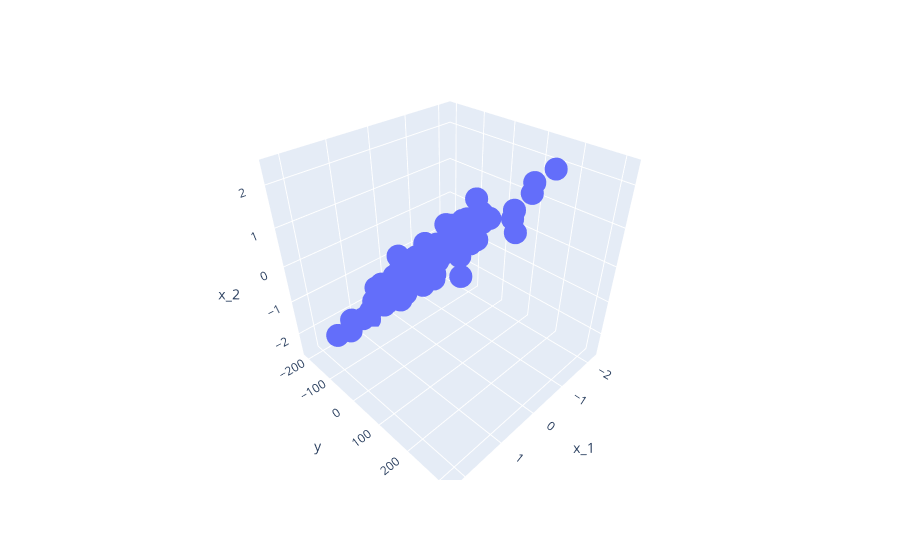

Notebook code for this chart:
### Markdown cell above
**Exercise:** Use a 3D matplotlib (or other) graph to view the dataset.

### Code cell
import plotly.express as px
fig = px.scatter_3d(df, x='x_1', y='y', z='x_2')
fig.show()
